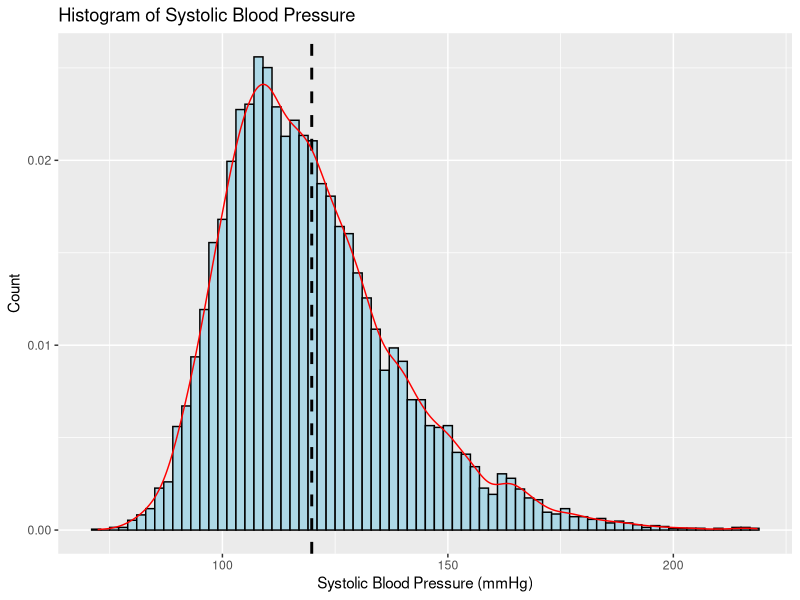
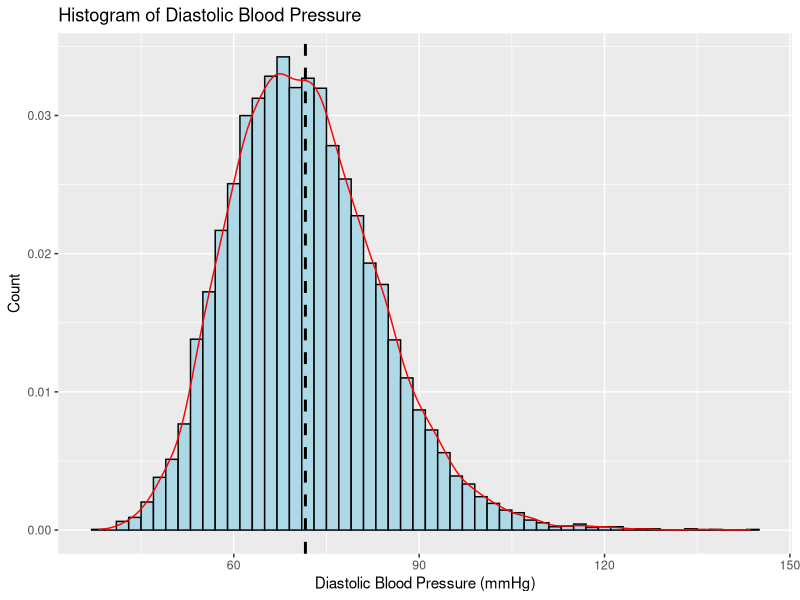

Recreate these plots in R, in order.
## ---- chunk 1
suppressPackageStartupMessages(library(tidyverse))
## ---- chunk 2
bpdata <- read_csv(here::here("dataset/bpdata.csv"))
#we're gonna be plotting a histogram of blood pressure measurements as well as reporting some descriptive stats for BP
#taking average across the three columns for each type of blood pressure measurement
bpMean <- bpdata %>% mutate(MeanDia = rowMeans(select(.,BPXODI1,BPXODI2,BPXODI3), na.rm = TRUE)) %>% mutate(MeanSys = rowMeans(select(.,BPXOSY1,BPXOSY2,BPXOSY3), na.rm = TRUE))

#making a table of descriptive stats
bpMean %>% summarise(Mean_Systolic = mean(MeanSys, na.rm = TRUE), Median_Systolic = median(MeanSys, na.rm = TRUE), IQR_Systolic = IQR(MeanSys, na.rm = TRUE), Mean_Diastolic = mean(MeanDia, na.rm = TRUE), Median_Diastolic = median(MeanDia, na.rm = TRUE), IQR_Diastolic = IQR(MeanDia, na.rm = TRUE)) %>% knitr::kable()
## ---- chunk 3
#making histograms of systolic and diastolic
bpMean %>% ggplot(aes(x = MeanSys, y = ..density..)) +
  geom_histogram(binwidth = 2, colour= "black", fill= "lightblue") +
  geom_vline(aes(xintercept = mean(MeanSys, na.rm = TRUE)),color="black", linetype="dashed", size=1) +
  geom_density(color = "red") +
  labs(title = "Histogram of Systolic Blood Pressure", x = "Systolic Blood Pressure (mmHg)", y = "Count") 

bpMean %>% ggplot(aes(x = MeanDia, y = ..density..)) +
  geom_histogram(binwidth = 2, colour= "black", fill= "lightblue") +
  geom_vline(aes(xintercept = mean(MeanDia, na.rm = TRUE)),color="black", linetype="dashed", size=1) +
  geom_density(color = "red") +
  labs(title = "Histogram of Diastolic Blood Pressure", x = "Diastolic Blood Pressure (mmHg)", y = "Count") 
